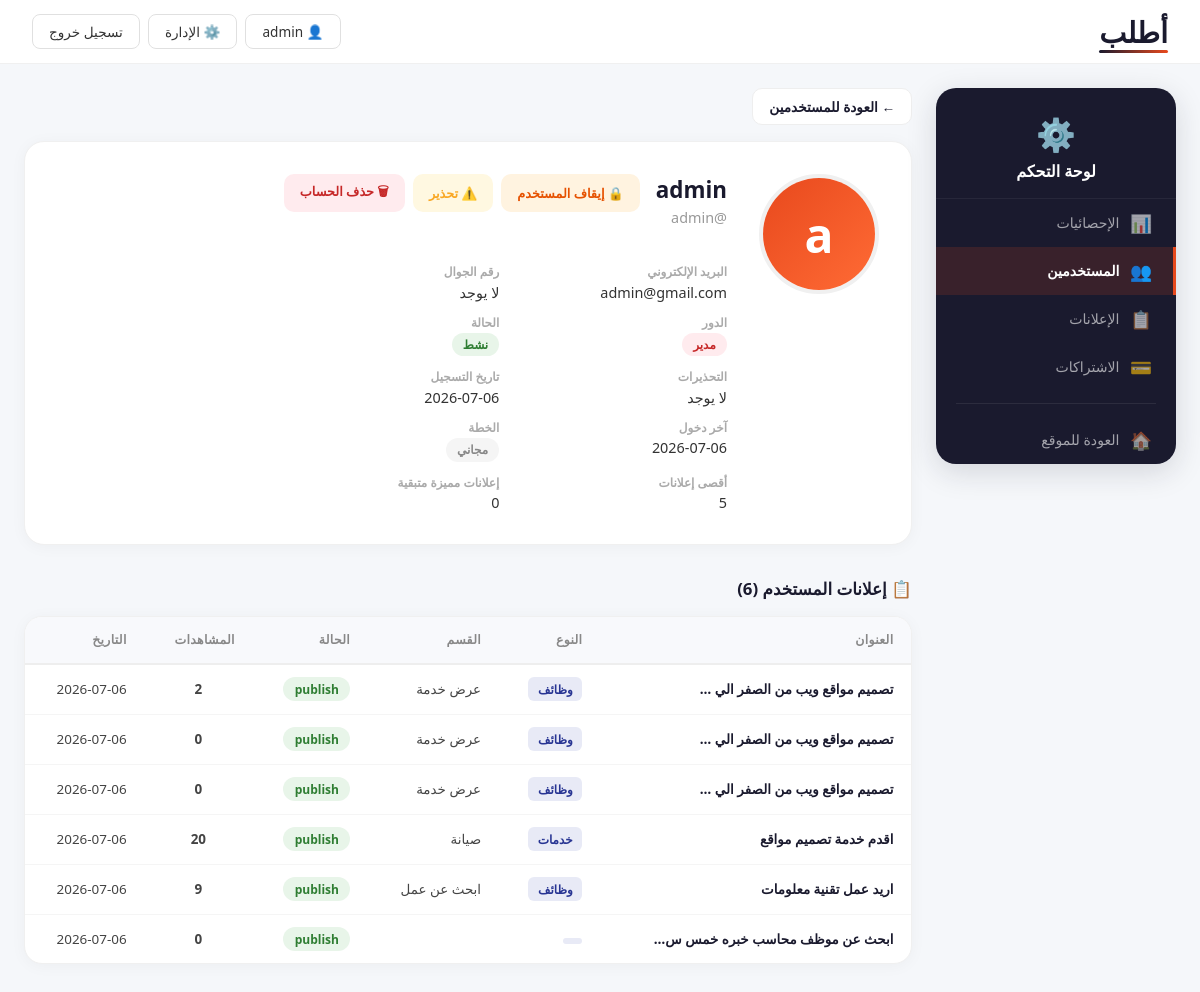
Screenshot of /dashboard/user/3/ (signed in) with the database file from the repository.
### main/models.py (models this page shows, shortened)
class Profile(models.Model):
    ROLE_CHOICES = [
        ('user', 'مستخدم'),
        ('moderator', 'مشرف'),
        ('admin', 'مدير'),
    ]
    user = models.OneToOneField(User, on_delete=models.CASCADE, related_name='profile')
    phone = models.CharField(max_length=30, blank=True)
    photo = models.ImageField(upload_to='profiles/', blank=True, null=True)
    role = models.CharField(max_length=20, choices=ROLE_CHOICES, default='user')
    warnings = models.IntegerField(default=0)
    is_banned = models.BooleanField(default=False)

class Subscription(models.Model):
    PLAN_CHOICES = [
        ('free', 'مجاني'),
        ('basic', 'أساسي'),
        ('premium', 'مميز'),
        ('vip', 'VIP'),
    ]
    user = models.OneToOneField(User, on_delete=models.CASCADE, related_name='subscription')
    plan = models.CharField(max_length=20, choices=PLAN_CHOICES, default='free')
    start_date = models.DateTimeField(auto_now_add=True)
    end_date = models.DateTimeField(null=True, blank=True)
    is_active = models.BooleanField(default=True)
    max_ads = models.IntegerField(default=5)
    featured_ads = models.IntegerField(default=0)
    contact_visible = models.BooleanField(default=True)
    stars = models.IntegerField(default=0)

class Ad(models.Model):
    user = models.ForeignKey(User, on_delete=models.CASCADE, related_name='ads')
    title = models.CharField(max_length=200, blank=True, db_index=True)
    purpose = models.CharField(max_length=50, db_index=True)
    section = models.CharField(max_length=50, db_index=True)
    specialty = models.CharField(max_length=50, db_index=True)
    image_0 = models.ImageField(upload_to='ads/', blank=True, null=True)
    image_1 = models.ImageField(upload_to='ads/', blank=True, null=True)
    image_2 = models.ImageField(upload_to='ads/', blank=True, null=True)
    image_3 = models.ImageField(upload_to='ads/', blank=True, null=True)
    text_ar = models.TextField(blank=True)
    text_en = models.TextField(blank=True)
    contact_phone = models.CharField(max_length=30, blank=True)
    contact_email = models.EmailField(blank=True)
    status = models.CharField(max_length=10, default='draft', db_index=True)
    created_at = models.DateTimeField(auto_now_add=True, db_index=True)
    views = models.PositiveIntegerField(default=0)
    is_featured = models.BooleanField(default=False, db_index=True)
    featured_until = models.DateTimeField(null=True, blank=True)

### main/views.py (the view)
# urls.py: path('dashboard/user/<int:user_id>/', views.dashboard_user_detail, name='dashboard_user_detail'),
@user_passes_test(admin_check, login_url='login')
def dashboard_user_detail(request, user_id):
    u = get_object_or_404(User.objects.select_related('profile', 'subscription'), id=user_id)
    user_ads = Ad.objects.filter(user=u).order_by('-created_at')
    return render(request, 'main/dashboard_user_detail.html', {'u': u, 'user_ads': user_ads})

### main/context_processors.py (called while the page is built)
def unread_notifications(request):
    if request.user.is_authenticated:
        return {'unread_notifs': Notification.objects.filter(user=request.user, is_read=False).count()}
    return {'unread_notifs': 0}

### main/views.py (called while the page is built)
def admin_check(user):
    if not user.is_authenticated:
        return False
    if user.is_superuser:
        return True
    profile, created = Profile.objects.get_or_create(user=user)
    return profile.role in ['admin', 'moderator']

### templates/main/dashboard_user_detail.html (shortened to what this page needs)
<!DOCTYPE html>
<html lang="ar" dir="rtl">
<head>
    {% load static %}
    <link rel="stylesheet" href="{% static 'css/style.css' %}">
</head>
<body>
    <nav class="navbar">
        <div class="nav-right">
            <a href="{% url 'home' %}" class="logo">أطلب</a>
        </div>
        <div class="nav-left">
            <a href="{% url 'profile' %}" class="nav-btn user-btn">👤 {{ user.username }}</a>
            <a href="{% url 'dashboard' %}" class="nav-btn">⚙️ الإدارة</a>
            <a href="{% url 'logout' %}" class="nav-btn">تسجيل خروج</a>
        </div>
    </nav>
    <div class="dashboard-layout">
        <aside class="dash-sidebar">
            <div class="dash-sidebar-header">
                <span class="dash-logo">⚙️</span>
                <h3>لوحة التحكم</h3>
            </div>
            <a href="{% url 'dashboard' %}" class="dash-link"><span class="dash-link-icon">📊</span> الإحصائيات</a>
            <a href="{% url 'dashboard_users' %}" class="dash-link active"><span class="dash-link-icon">👥</span> المستخدمين</a>
            <a href="{% url 'dashboard_ads' %}" class="dash-link"><span class="dash-link-icon">📋</span> الإعلانات</a>
            <a href="{% url 'dashboard_subscriptions' %}" class="dash-link"><span class="dash-link-icon">💳</span> الاشتراكات</a>
            <div class="dash-divider"></div>
            <a href="{% url 'home' %}" class="dash-link"><span class="dash-link-icon">🏠</span> العودة للموقع</a>
        </aside>
        <main class="dash-content">
            <a href="{% url 'dashboard_users' %}" class="back-link">← العودة للمستخدمين</a>
            <div class="user-detail-card">
                <div class="user-detail-avatar-wrap">
                    {% if u.profile.photo %}
                    <img src="{{ u.profile.photo.url }}" class="user-detail-avatar-img">
                    {% else %}
                    <div class="user-detail-avatar-letter">{{ u.first_name|first|default:u.username|first }}</div>
                    {% endif %}
                </div>
                <div class="user-detail-info-wrap">
                    <div class="user-detail-top">
                        <div>
                            <h2>{{ u.first_name|default:u.username }}</h2>
                            <p class="user-detail-username">@{{ u.username }}</p>
                        </div>
                        <div class="user-detail-actions">
                            {% if u.profile.is_banned %}
                            <a href="{% url 'dashboard_user_action' u.id 'unban' %}" class="dash-action-btn unban-btn">🔓 إلغاء الإيقاف</a>
                            {% else %}
                            <a href="{% url 'dashboard_user_action' u.id 'ban' %}" class="dash-action-btn ban-btn">🔒 إيقاف المستخدم</a>
                            {% endif %}
                            <a href="{% url 'dashboard_user_action' u.id 'warn' %}" class="dash-action-btn warn-btn">⚠️ تحذير</a>
                            <a href="{% url 'dashboard_user_action' u.id 'delete' %}" class="dash-action-btn delete-btn" onclick="return confirm('هل أنت متأكد من حذف {{ u.username }}؟')">🗑 حذف الحساب</a>
                        </div>
                    </div>
                    <div class="user-detail-grid">
                        <div class="detail-item">
                            <span class="detail-label">البريد الإلكتروني</span>
                            <span class="detail-value">{{ u.email }}</span>
                        </div>
                        <div class="detail-item">
                            <span class="detail-label">رقم الجوال</span>
                            <span class="detail-value">{{ u.profile.phone|default:"لا يوجد" }}</span>
                        </div>
                        <div class="detail-item">
                            <span class="detail-label">الدور</span>
                            <span class="detail-value"><span class="role-badge role-{{ u.profile.role }}">{{ u.profile.get_role_display }}</span></span>
                        </div>
                        <div class="detail-item">
                            <span class="detail-label">الحالة</span>
                            <span class="detail-value">
                                {% if u.profile.is_banned %}
                                <span class="status-badge status-archived">موقوف</span>
                                {% else %}
                                <span class="status-badge status-active">نشط</span>
                                {% endif %}
                            </span>
                        </div>
                        <div class="detail-item">
                            <span class="detail-label">التحذيرات</span>
                            <span class="detail-value">
                                {% if u.profile.warnings > 0 %}
                                <span class="warn-badge">{{ u.profile.warnings }} تحذير</span>
                                {% else %}
                                لا يوجد
                                {% endif %}
                            </span>
                        </div>
                        <div class="detail-item">
                            <span class="detail-label">تاريخ التسجيل</span>
                            <span class="detail-value">{{ u.date_joined|date:"Y-m-d" }}</span>
                        </div>
                        <div class="detail-item">
                            <span class="detail-label">آخر دخول</span>
                            <span class="detail-value">{{ u.last_login|date:"Y-m-d"|default:"-" }}</span>
                        </div>
                        <div class="detail-item">
                            <span class="detail-label">الخطة</span>
                            <span class="detail-value"><span class="plan-badge plan-{{ u.subscription.plan }}">{{ u.subscription.get_plan_display }}</span></span>
                        </div>
                        <div class="detail-item">
                            <span class="detail-label">أقصى إعلانات</span>
                            <span class="detail-value">{{ u.subscription.max_ads }}</span>
                        </div>
                        <div class="detail-item">
                            <span class="detail-label">إعلانات مميزة متبقية</span>
                            <span class="detail-value">{{ u.subscription.featured_ads }}</span>
                        </div>
                    </div>
                </div>
            </div>
            <div class="dash-section-header">
                <h3>📋 إعلانات المستخدم ({{ user_ads.count }})</h3>
            </div>
            <div class="dash-table-wrap">
                <table class="dash-table">
                    <thead>
                        <tr>
                            <th>العنوان</th>
                            <th>النوع</th>
                            <th>القسم</th>
                            <th>الحالة</th>
                            <th>المشاهدات</th>
                            <th>التاريخ</th>
                        </tr>
                    </thead>
                    <tbody>
                        {% for ad in user_ads %}
                        <tr>
                            <td class="td-title"><a href="{% url 'ad_detail' ad.id %}">{{ ad.title|default:ad.text_ar|truncatechars:30 }}</a></td>
                            <td><span class="tag-purpose">{{ ad.purpose }}</span></td>
                            <td>{{ ad.section }}</td>
                            <td><span class="status-badge status-{{ ad.status }}">{{ ad.status }}</span></td>
                            <td class="td-views">{{ ad.views }}</td>
                            <td class="td-date">{{ ad.created_at|date:"Y-m-d" }}</td>
                        </tr>
                        {% empty %}
                        <tr><td colspan="6" class="td-empty">لا توجد إعلانات</td></tr>
                        {% endfor %}
                    </tbody>
                </table>
            </div>
        </main>
    </div>
</body>
</html>

### rows the page displays
Ad: title "تصميم مواقع ويب من الصفر الي …", purpose "وظائف", section "عرض خدمة", status "publish", views "2", created_at "2026-07-06"
Ad: title "تصميم مواقع ويب من الصفر الي …", purpose "وظائف", section "عرض خدمة", status "publish", views "0", created_at "2026-07-06"
Ad: title "تصميم مواقع ويب من الصفر الي …", purpose "وظائف", section "عرض خدمة", status "publish", views "0", created_at "2026-07-06"
Ad: title "اقدم خدمة تصميم مواقع", purpose "خدمات", section "صيانة", status "publish", views "20", created_at "2026-07-06"
Ad: title "اريد عمل تقنية معلومات", purpose "وظائف", section "ابحث عن عمل", status "publish", views "9", created_at "2026-07-06"
Ad: title "ابحث عن موظف محاسب خبره خمس س…", status "publish", views "0", created_at "2026-07-06"

### other values shown
{{ user.username }} "admin"
{{ u.first_name|first|default:u.username|first }} "a"
{{ u.first_name|default:u.username }} "admin"
{{ u.username }} "admin"
{{ u.email }} "admin@gmail.com"
{{ u.profile.phone|default:"لا يوجد" }} "لا يوجد"
{{ u.profile.get_role_display }} "مدير"
{{ u.date_joined|date:"Y-m-d" }} "2026-07-06"
{{ u.last_login|date:"Y-m-d"|default:"-" }} "2026-07-06"
{{ u.subscription.get_plan_display }} "مجاني"
{{ u.subscription.max_ads }} "5"
{{ u.subscription.featured_ads }} "0"
{{ user_ads.count }} "6"
